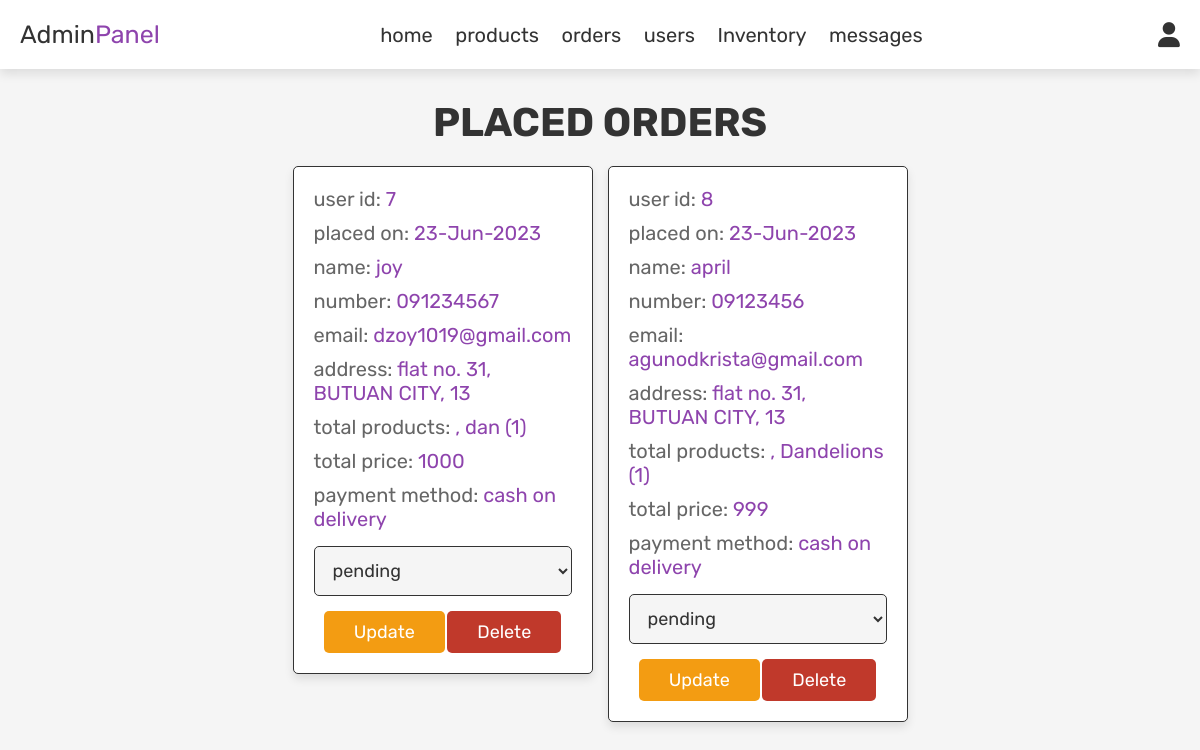
Screenshot of /admin_orders.php (signed in) with the database file from the repository.
### tables this page shows
CREATE TABLE `orders` (
  `id` int(100) NOT NULL,
  `user_id` int(100) NOT NULL,
  `name` varchar(100) NOT NULL,
  `number` varchar(12) NOT NULL,
  `email` varchar(100) NOT NULL,
  `method` varchar(50) NOT NULL,
  `address` varchar(500) NOT NULL,
  `total_products` varchar(1000) NOT NULL,
  `total_price` int(100) NOT NULL,
  `placed_on` varchar(50) NOT NULL,
  `payment_status` varchar(20) NOT NULL DEFAULT 'pending'
);

### admin_orders.php (the view, shortened to what this page needs)
<?php
include 'config.php';
?>
<!DOCTYPE html>
<html lang="en">
<head>
   <link rel="stylesheet" href="https://cdnjs.cloudflare.com/ajax/libs/font-awesome/6.0.0/css/all.min.css">
   <link rel="stylesheet" href="css/admin_style.css">
</head>
<body>
<?php include 'admin_header.php'; ?>
<section class="orders">
   <h1 class="title">Placed Orders</h1>
   <div class="box-container">
      <?php
      $select_orders = mysqli_query($conn, "SELECT * FROM `orders`") or die('query failed');
      if (mysqli_num_rows($select_orders) > 0) {
         while ($fetch_orders = mysqli_fetch_assoc($select_orders)) {
      ?>
      <div class="box">
         <p> user id: <span><?php echo $fetch_orders['user_id']; ?></span> </p>
         <p> placed on: <span><?php echo $fetch_orders['placed_on']; ?></span> </p>
         <p> name: <span><?php echo $fetch_orders['name']; ?></span> </p>
         <p> number: <span><?php echo $fetch_orders['number']; ?></span> </p>
         <p> email: <span><?php echo $fetch_orders['email']; ?></span> </p>
         <p> address: <span><?php echo $fetch_orders['address']; ?></span> </p>
         <p> total products: <span><?php echo $fetch_orders['total_products']; ?></span> </p>
         <p> total price: <span><?php echo $fetch_orders['total_price']; ?></span> </p>
         <p> payment method: <span><?php echo $fetch_orders['method']; ?></span> </p>
         <form action="" method="post">
            <select name="update_payment">
               <?php if ($fetch_orders['payment_status'] === 'completed') { ?>
               <option value="" selected disabled><?php echo $fetch_orders['payment_status']; ?></option>
               <?php } else { ?>
               <option value="pending" <?php if ($fetch_orders['payment_status'] === 'pending') echo 'selected'; ?>>pending</option>
               <?php } ?>
            </select>
            <input type="submit" value="Update" name="update_order" class="option-btn">
            <a href="admin_orders.php?delete=<?php echo $fetch_orders['id']; ?>" onclick="return confirm('Delete this order?');" class="delete-btn">Delete</a>
         </form>
      </div>
      <?php
         }
      } else {
         echo '<p class="empty">No orders placed yet!</p>';
      }
      ?>
   </div>
</section>
</body>
</html>

### css/admin_style.css (style rules this page uses)
:root { --purple:#8e44ad; --red:#c0392b; --orange:#f39c12; --black:#333; --white:#fff; --light-color:#666; --light-white:#ccc; --light-bg:#f5f5f5; --border:.1rem solid var(--black); --box-shadow:0 .5rem 1rem rgba(0,0,0,.1); }
* { font-family: 'Rubik', sans-serif; margin:0; padding:0; box-sizing: border-box; outline: none; border:none; text-decoration: none; transition:all .2s linear; }
html { font-size: 62.5%; overflow-x: hidden; }
body { background-color: var(--light-bg); }
section { padding:3rem 2rem; }
.title { text-align: center; margin-bottom: 2rem; text-transform: uppercase; color:var(--black); font-size: 4rem; }
.btn, .option-btn, .delete-btn, .white-btn { display: inline-block; margin-top: 1rem; padding:1rem 3rem; cursor: pointer; color:var(--white); font-size: 1.8rem; border-radius: .5rem; text-transform: capitalize; }
.option-btn { background-color: var(--orange); }
.delete-btn { background-color: var(--red); }
.orders .box-container { display: grid; grid-template-columns: repeat(auto-fit, 30rem); justify-content: center; gap:1.5rem; max-width: 1200px; margin:0 auto; align-items: flex-start; }
.orders .box-container .box { background-color: var(--white); padding:2rem; border:var(--border); box-shadow: var(--box-shadow); border-radius: .5rem; }
.orders .box-container .box p { padding-bottom: 1rem; font-size: 2rem; color:var(--light-color); }
.orders .box-container .box p span { color:var(--purple); }
.orders .box-container .box form { text-align: center; }
.orders .box-container .box form select { border-radius: .5rem; margin:.5rem 0; width: 100%; background-color: var(--light-bg); border:var(--border); padding:1.2rem 1.4rem; font-size: 1.8rem; color:var(--black); }

### rows the page displays
orders: user "7", placed_on "23-Jun-2023", name "joy", number "091234567", email "dzoy1019@gmail.com", address "flat no. 31, BUTUAN CITY, 13", total_products ", dan (1)", total_price "1000", method "cash on delivery", update_payment "pending"
orders: user "8", placed_on "23-Jun-2023", name "april", number "09123456", email "agunodkrista@gmail.com", address "flat no. 31, BUTUAN CITY, 13", total_products ", Dandelions (1)", total_price "999", method "cash on delivery", update_payment "pending"
